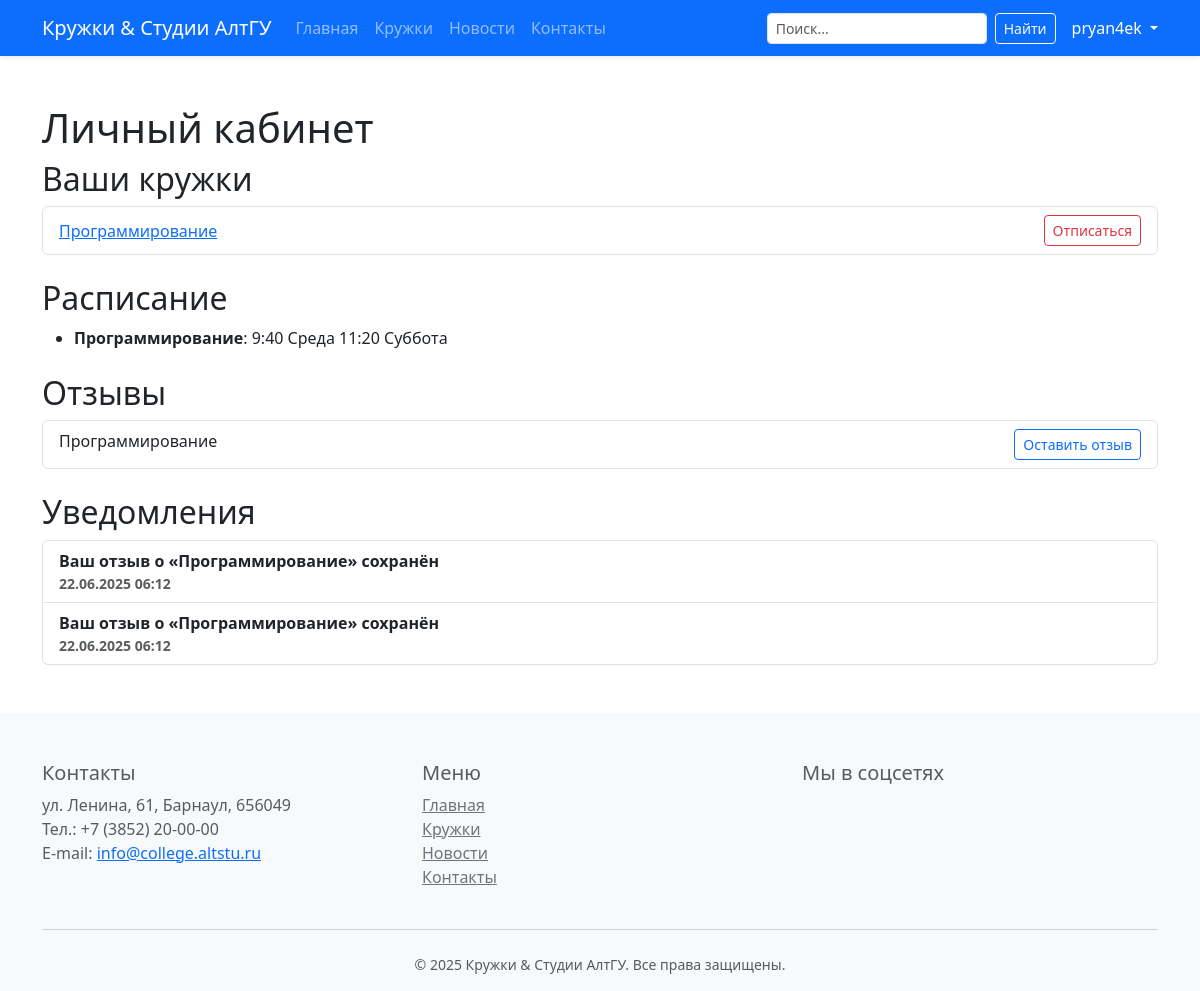
The app's page /student/dashboard/ (signed in), older data.
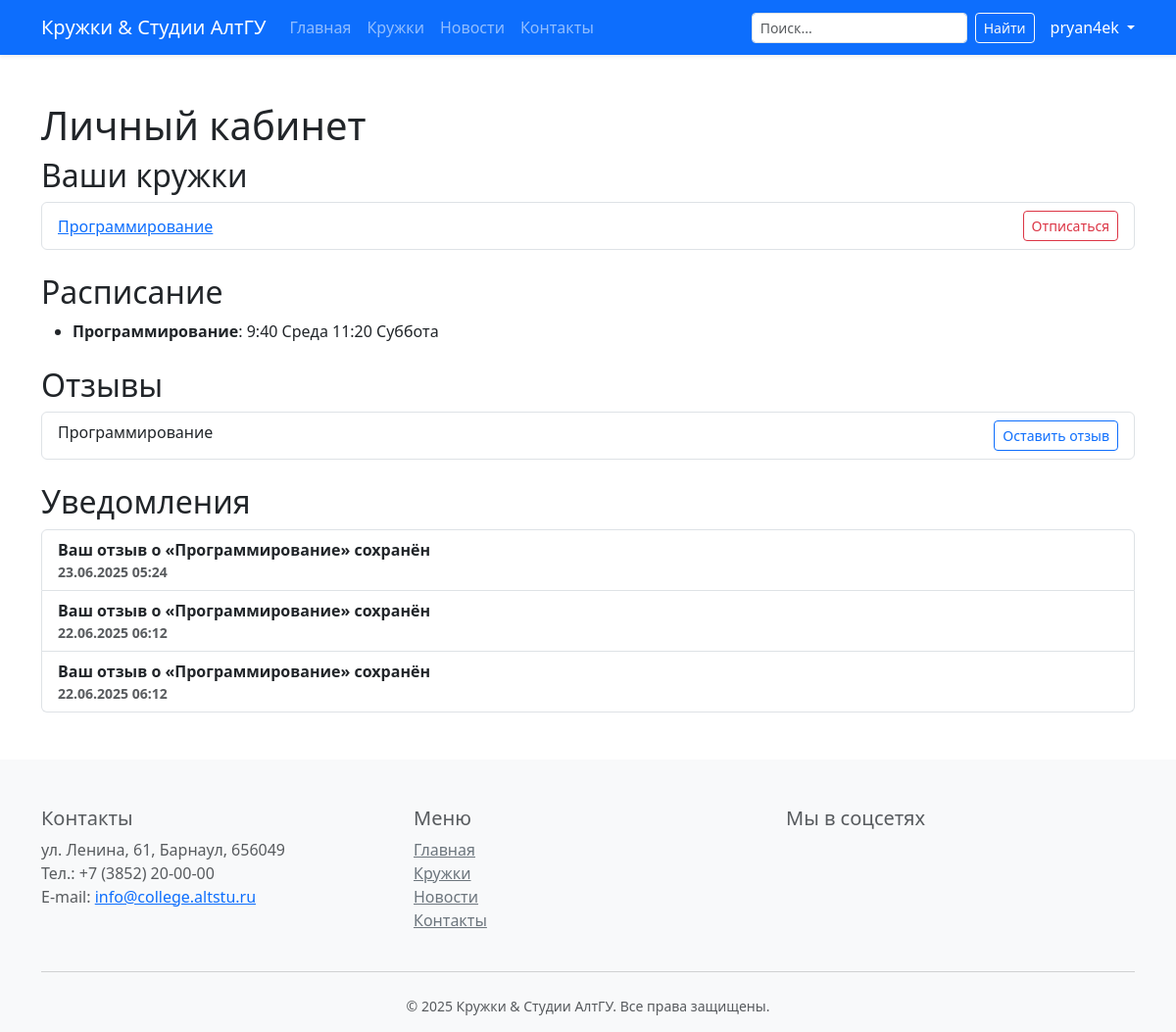
The same page, newer data.
### student_portal/models.py (models this page shows, shortened)
class Subscription(models.Model):
    STATUS_CHOICES = [
        ('pending', 'Ожидает подтверждения'),
        ('active', 'Активна'),
        ('cancelled', 'Отменена'),
    ]
    user = models.ForeignKey(settings.AUTH_USER_MODEL,
                             on_delete=models.CASCADE,
                             related_name='subscriptions')
    club = models.ForeignKey(Club,
                             on_delete=models.CASCADE,
                             related_name='subscriptions')
    status = models.CharField('Статус', max_length=10, choices=STATUS_CHOICES, default='pending')
    created_at = models.DateTimeField('Дата подписки', auto_now_add=True)
    updated_at = models.DateTimeField('Обновлено', auto_now=True)
    class Meta:
        unique_together = ('user', 'club')
        verbose_name = 'Подписка студента'
        verbose_name_plural = 'Подписки студентов'

class Notification(models.Model):
    user = models.ForeignKey(settings.AUTH_USER_MODEL,
                             on_delete=models.CASCADE,
                             related_name='notifications')
    message = models.CharField('Сообщение', max_length=255)
    link = models.URLField('Ссылка (опционально)', blank=True)
    is_read = models.BooleanField('Прочитано', default=False)
    created_at = models.DateTimeField('Дата', auto_now_add=True)
    class Meta:
        verbose_name = 'Уведомление'
        verbose_name_plural = 'Уведомления'
        ordering = ['-created_at']

### main/models.py (models this page shows, shortened)
class Club(models.Model):
    name = models.CharField("Название кружка/студии", max_length=150)
    slug = models.SlugField("URL-идентификатор", max_length=150, unique=True)
    manager = models.ForeignKey(
        settings.AUTH_USER_MODEL,
        verbose_name="Руководитель (пользователь)",
        on_delete=models.SET_NULL,
        null=True, blank=True,
        related_name="managed_clubs"
    )
    short_description = models.CharField("Краткое описание", max_length=255)
    description = models.TextField("Полное описание")
    logo = models.ImageField("Логотип", upload_to="clubs/", blank=True)
    schedule = models.TextField("Расписание занятий", blank=True)
    location = models.CharField("Место проведения", max_length=255, blank=True)
    leader_name = models.CharField("ФИО руководителя", max_length=150, blank=True)
    leader_contact = models.CharField("Контакты руководителя", max_length=255, blank=True)
    categories = models.ManyToManyField('Category', verbose_name="Категории", blank=True)
    created_at = models.DateTimeField("Дата создания", auto_now_add=True)
    updated_at = models.DateTimeField("Дата обновления", auto_now=True)
    class Meta:
        verbose_name = "Кружок/Студия"
        verbose_name_plural = "Кружки и студии"
        ordering = ["name"]
    def get_absolute_url(self):
        return reverse("club_detail", kwargs={"slug": self.slug})

### student_portal/views.py (the view)
# urls.py: path("dashboard/", views.dashboard, name="dashboard"),
@login_required
def dashboard(request):
    subs = Subscription.objects.filter(user=request.user, status='active')
    schedule = []
    for sub in subs:
        club = sub.club
        if club.schedule:
            schedule.append({
                'club': club,
                'text': club.schedule
            })
    reviews = {r.club_id: r for r in request.user.reviews.all()}
    return render(request, 'student_portal/dashboard.html', {
        'subscriptions': subs,
        'schedule': schedule,
        'reviews': reviews,
        'year': timezone.now().year,
    })

### student_portal/templates/student_portal/dashboard.html (shortened to what this page needs)
{% extends 'base.html' %}
{% block content %}
    <h1>Личный кабинет</h1>
    <h2>Ваши кружки</h2>
    <ul class="list-group mb-4">
        {% for sub in subscriptions %}
            <li class="list-group-item d-flex justify-content-between align-items-center">
                <a href="{{ sub.club.get_absolute_url }}">{{ sub.club.name }}</a>
                <a href="{% url 'student_portal:unsubscribe' sub.pk %}"
                   class="btn btn-sm btn-outline-danger">Отписаться</a>
            </li>
        {% empty %}
            <li class="list-group-item">Пока вы ни на что не подписаны.</li>
        {% endfor %}
    </ul>
    <h2>Расписание</h2>
    <ul class="mb-4">
        {% for item in schedule %}
            <li><strong>{{ item.club.name }}</strong>: {{ item.text }}</li>
        {% empty %}
            <li>Нет предстоящих занятий.</li>
        {% endfor %}
    </ul>
    <h2>Отзывы</h2>
    <ul class="list-group mb-4">
        {% for sub in subscriptions %}
            <li class="list-group-item">
                <div class="d-flex justify-content-between">
                    <span>{{ sub.club.name }}</span>
                    <a href="{% url 'student_portal:leave_review' sub.club.id %}"
                       class="btn btn-sm btn-outline-primary">
                        {% if sub.club.id in reviewed_clubs %}
                            Изменить отзыв
                        {% else %}
                            Оставить отзыв
                        {% endif %}
                    </a>
                </div>
            </li>
        {% empty %}
            <li class="list-group-item">Ничего</li>
        {% endfor %}
    </ul>
    <h2>Уведомления</h2>
    <ul class="list-group">
        {% for n in notifications|default:user.notifications.all %}
            <li class="list-group-item {% if not n.is_read %}fw-bold{% endif %}">
                {{ n.message }}
                <small class="text-muted d-block">{{ n.created_at|date:"d.m.Y H:i" }}</small>
            </li>
        {% empty %}
            <li class="list-group-item">У вас нет новых уведомлений.</li>
        {% endfor %}
    </ul>
{% endblock %}

Row changes from the older to the newer data that the page shows:
added Notification: message "Ваш отзыв о «Программирование» сохранён", created_at "23.06.2025 05:24"
